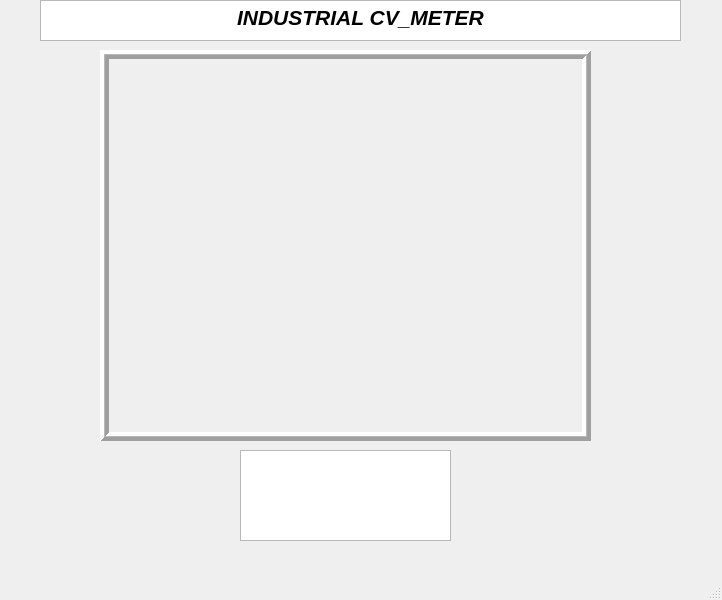
<?xml version="1.0" encoding="UTF-8"?>
<ui version="4.0">
 <class>MainWindow</class>
 <widget class="QMainWindow" name="MainWindow">
  <property name="geometry">
   <rect>
    <x>0</x>
    <y>0</y>
    <width>722</width>
    <height>600</height>
   </rect>
  </property>
  <property name="windowTitle">
   <string>MainWindow</string>
  </property>
  <widget class="QWidget" name="centralwidget">
   <widget class="QLabel" name="label">
    <property name="geometry">
     <rect>
      <x>100</x>
      <y>50</y>
      <width>491</width>
      <height>391</height>
     </rect>
    </property>
    <property name="frameShape">
     <enum>QFrame::Box</enum>
    </property>
    <property name="frameShadow">
     <enum>QFrame::Raised</enum>
    </property>
    <property name="lineWidth">
     <number>4</number>
    </property>
    <property name="midLineWidth">
     <number>1</number>
    </property>
    <property name="text">
     <string/>
    </property>
   </widget>
   <widget class="QTextBrowser" name="textBrowser_2">
    <property name="geometry">
     <rect>
      <x>240</x>
      <y>450</y>
      <width>211</width>
      <height>91</height>
     </rect>
    </property>
    <property name="font">
     <font>
      <family>MS Reference Sans Serif</family>
      <pointsize>14</pointsize>
     </font>
    </property>
    <property name="html">
     <string>&lt;!DOCTYPE HTML PUBLIC &quot;-//W3C//DTD HTML 4.0//EN&quot; &quot;http://www.w3.org/TR/REC-html40/strict.dtd&quot;&gt;
&lt;html&gt;&lt;head&gt;&lt;meta name=&quot;qrichtext&quot; content=&quot;1&quot; /&gt;&lt;style type=&quot;text/css&quot;&gt;
p, li { white-space: pre-wrap; }
&lt;/style&gt;&lt;/head&gt;&lt;body style=&quot; font-family:'MS Reference Sans Serif'; font-size:14pt; font-weight:400; font-style:normal;&quot;&gt;
&lt;p align=&quot;center&quot; style=&quot;-qt-paragraph-type:empty; margin-top:0px; margin-bottom:0px; margin-left:0px; margin-right:0px; -qt-block-indent:0; text-indent:0px;&quot;&gt;&lt;br /&gt;&lt;/p&gt;&lt;/body&gt;&lt;/html&gt;</string>
    </property>
   </widget>
   <widget class="QTextEdit" name="textEdit">
    <property name="geometry">
     <rect>
      <x>40</x>
      <y>0</y>
      <width>641</width>
      <height>41</height>
     </rect>
    </property>
    <property name="html">
     <string>&lt;!DOCTYPE HTML PUBLIC &quot;-//W3C//DTD HTML 4.0//EN&quot; &quot;http://www.w3.org/TR/REC-html40/strict.dtd&quot;&gt;
&lt;html&gt;&lt;head&gt;&lt;meta name=&quot;qrichtext&quot; content=&quot;1&quot; /&gt;&lt;style type=&quot;text/css&quot;&gt;
p, li { white-space: pre-wrap; }
&lt;/style&gt;&lt;/head&gt;&lt;body style=&quot; font-family:'MS Shell Dlg 2'; font-size:8.25pt; font-weight:400; font-style:normal;&quot;&gt;
&lt;p align=&quot;center&quot; style=&quot; margin-top:0px; margin-bottom:0px; margin-left:0px; margin-right:0px; -qt-block-indent:0; text-indent:0px;&quot;&gt;&lt;span style=&quot; font-size:16pt; font-weight:600; font-style:italic;&quot;&gt;INDUSTRIAL CV_METER&lt;/span&gt;&lt;/p&gt;&lt;/body&gt;&lt;/html&gt;</string>
    </property>
   </widget>
  </widget>
  <widget class="QMenuBar" name="menubar">
   <property name="geometry">
    <rect>
     <x>0</x>
     <y>0</y>
     <width>722</width>
     <height>21</height>
    </rect>
   </property>
  </widget>
  <widget class="QStatusBar" name="statusbar"/>
 </widget>
 <resources/>
 <connections/>
</ui>
